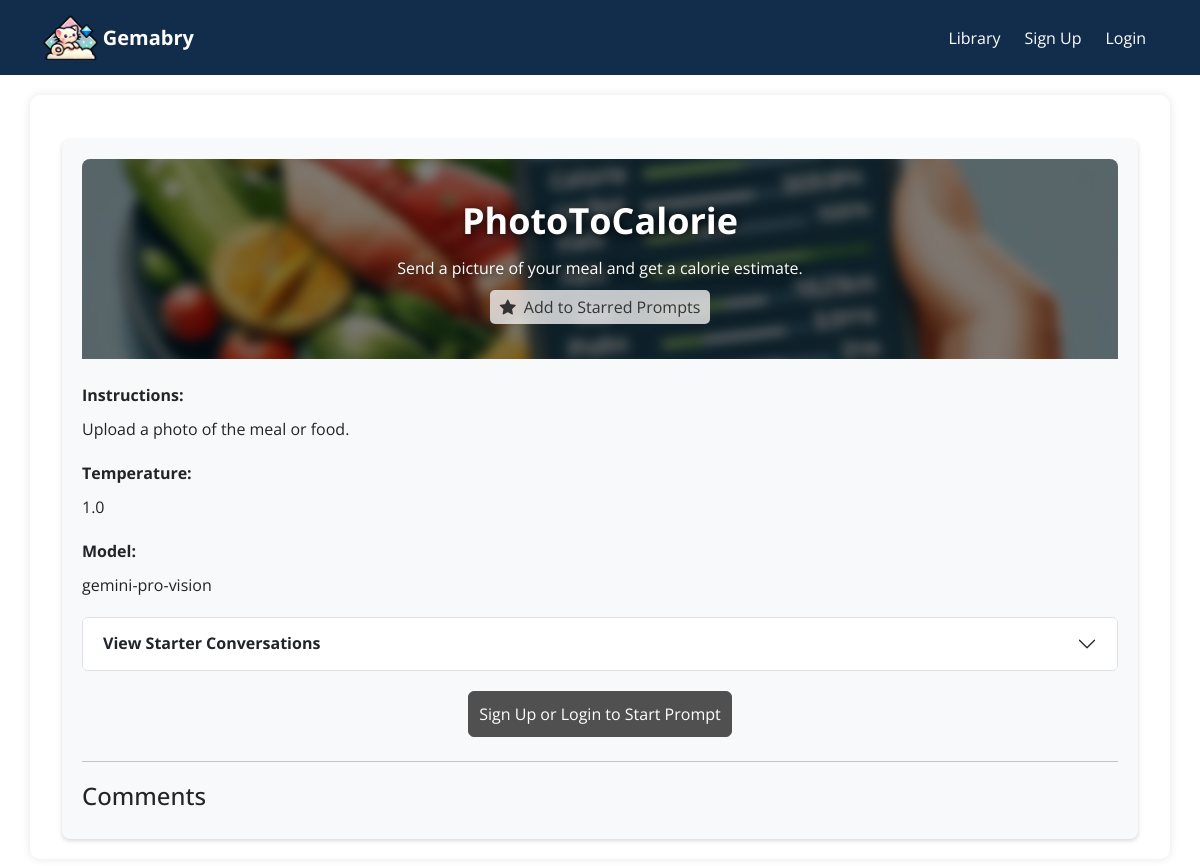
/prompt?promptid=5, run on the app's committed database.
### tables this page shows
CREATE TABLE "Prompts" (
	"PromptID"	INTEGER NOT NULL UNIQUE,
	"PromptTitle"	TEXT NOT NULL,
	"PromptDescription"	TEXT NOT NULL,
	"PromptInstruction"	INTEGER NOT NULL,
	"PromptTemperature"	REAL NOT NULL,
	"PromptModel"	TEXT NOT NULL,
	"PromptImage"	TEXT NOT NULL,
	"UserID"	INTEGER NOT NULL,
	FOREIGN KEY("UserID") REFERENCES "Users"("UserID"),
	PRIMARY KEY("PromptID" AUTOINCREMENT)
);

### app_pages/prompt.py (the view)
@app.route('/prompt')
def prompt():
    prompt_id = request.args.get('promptid', type=int)
    user_id = session.get('user_id')
    with DBConnection() as cursor:
        cursor.execute(
            'SELECT * FROM Prompts WHERE PromptID = ?', (prompt_id,))
        prompt = cursor.fetchone()
        cursor.execute(
            'SELECT * FROM PromptContents WHERE PromptID = ?', (prompt_id,))
        prompt_content = cursor.fetchall()
        cursor.execute(
            'SELECT * FROM Stars WHERE PromptID = ? AND UserID = ?', (prompt_id,user_id)
        )
        if cursor.fetchone():
            is_starred = True
        else:
            is_starred = False
    return render_template('prompt.html', prompt=prompt, prompt_content=prompt_content, is_starred=is_starred)

### app.py (called while the page is built)
@app.template_filter('nl2br')
def nl2br(value):
    escaped = escape(value)
    result = escaped.replace('\n', Markup('<br>'))
    return result

### db/db.py (called while the page is built)
    def __enter__(self):
        self.conn = sqlite3.connect('db/database.db')
        self.conn.row_factory = sqlite3.Row
        self.cursor = self.conn.cursor()
        return self.cursor

    def __exit__(self, exc_type, exc_value, traceback):
        self.conn.commit()
        self.conn.close()

### templates/prompt.html (shortened to what this page needs)
{% extends 'base.html' %}
{% block content %}
<div class="container mt-4">
    <div class="detail-view">
        <div class="header-section mb-4">
            <div class="header-background">
            </div>
            <div class="overlay-text">
                <div class="prompt-title">{{ prompt.PromptTitle }}</div>
                <div class="prompt-description">{{ prompt.PromptDescription }}</div>
                <button class="star-button {% if is_starred %}star-button-starred{% endif %}" data-prompt-id="{{ prompt.PromptID }}">
                    <i class="bi bi-star-fill star-icon me-1"></i>
                    <span class="star-text">{% if not is_starred %}Add to Starred Prompts{% else %}Remove from Starred Prompts{% endif %}</span>
                </button>
            </div>
        </div>
        <div class="detail-section">
            <div class="section-title">Instructions:</div>
            <p>{{ prompt.PromptInstruction }}</p>
        </div>
        <div class="detail-section">
            <div class="section-title">Temperature:</div>
            <p>{{ prompt.PromptTemperature }}</p>
        </div>
        <div class="detail-section">
            <div class="section-title">Model:</div>
            <p>{{ prompt.PromptModel }}</p>
        </div>
        <div class="accordion" id="accordionExample">
            <div class="accordion-item">
              <h2 class="accordion-header">
                <button class="accordion-button collapsed" type="button" data-bs-toggle="collapse" data-bs-target="#collapseOne" aria-expanded="false" aria-controls="collapseOne">
                    <strong>View Starter Conversations</strong>
                </button>
              </h2>
            </div>
        </div>
        <div class="row justify-content-center">
            <div class="col-auto">
                {% if session['user_id'] %}
                <a href="/new_chat?promptid={{ prompt.PromptID }}" class="btn btn-primary btn-prompts mb-2">Start Prompt</a>
                {% else %}
                <a href="/login" class="btn btn-secondary btn-prompts mb-2">Sign Up or Login to Start Prompt</a>
                {% endif %}
            </div>
        </div>
        <hr class="mt-3">
        <div class="comments-section">
            <h4>Comments</h4>
        </div>
    </div>
</div>
{% endblock %}

### static/css/style.css (style rules this page uses)
body { font-family: 'Open Sans', sans-serif; }
.btn-secondary { background-color: #505050; border-color: #505050; }
.overlay-text { position: relative; color: rgb(255, 255, 255); text-shadow: 2px 2px 8px rgba(0, 0, 0, 0.8); text-align: center; }
.prompt-title { font-size: 36px; font-weight: bold; }
.prompt-description { font-size: 16px; margin-top: 8px; }
.btn-prompts { display: block; width: 100%; padding: 10px; font-size: 16px; margin-top: 20px; }
.detail-section { margin-bottom: 20px; }
.section-title { font-weight: bold; margin-bottom: 10px; }
.detail-view { padding: 20px; background-color: #f8f9fa; border-radius: 8px; box-shadow: 0 2px 4px rgba(0, 0, 0, 0.15); }
.header-section { position: relative; width: 100%; height: 200px; border-radius: 8px 8px 0 0; overflow: hidden; display: flex; align-items: center; justify-content: center; }
.star-button { position: relative; padding: 5px 10px; margin-top: 10px; border: none; border-radius: 5px; background-color: #f0f0f0cc; color: #333; cursor: pointer; }
.comments-section { background-color: #f8f9fa; margin-top: 20px; border: 0px; }
.accordion-button { white-space: normal }

### data on the page
Prompts: PromptTitle "PhotoToCalorie", PromptDescription "Send a picture of your meal and get a calorie estimate.", PromptInstruction "Upload a photo of the meal or food.", PromptTemperature "1.0", PromptModel "gemini-pro-vision"
